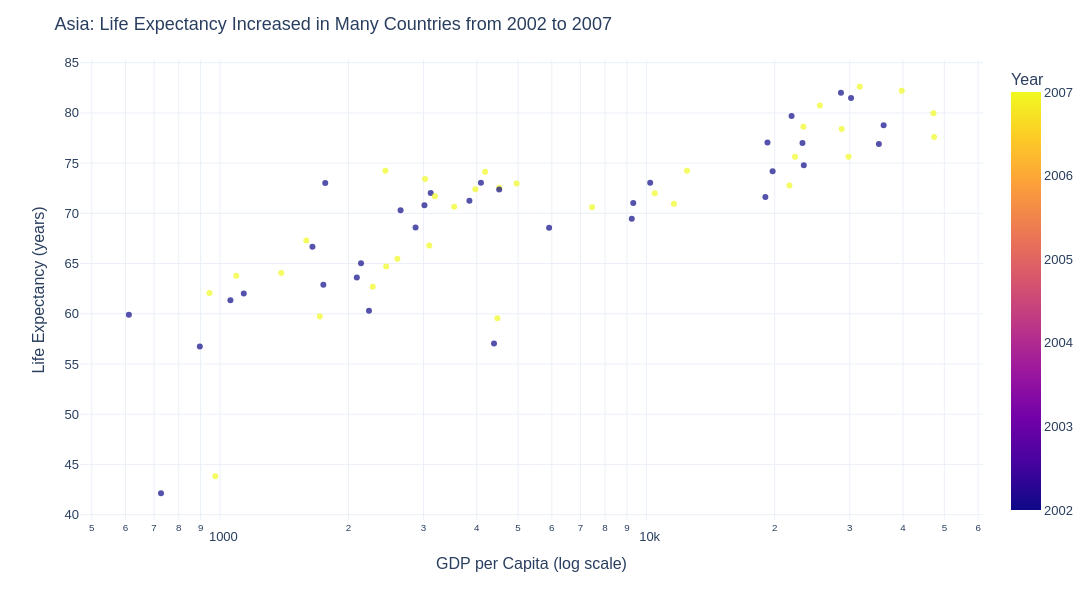

Write notebook code for a chart like this one.
### Markdown cell above
## Task 1 — Scatter: life expectancy change over time

**What to build:** A scatter showing **GDP per capita vs life expectancy** for **two years** (2002 and 2007) to show how both moved — use **colour for year** (just 2 colours), **one continent only**.

Choose any continent except Africa (that was the example). Highlight the change direction.

> 💡 Filter: `df.loc[df['continent'] == 'YOUR_CHOICE']` then filter years

### Code cell
# Task 1
# YOUR CODE HERE

asia = df[(df['continent'] == 'Asia') & 
          (df['year'].isin([2002, 2007]))]

fig = px.scatter(
    data_frame=asia,
    x='gdpPercap',
    y='lifeExp',
    color='year',
    hover_name='country',
    log_x=True,
    color_discrete_map={2002: '#9ECAE1', 2007: '#D62728'},
    labels={
        'gdpPercap': 'GDP per Capita (log scale)',
        'lifeExp': 'Life Expectancy (years)',
        'year': 'Year'
    },
    template='plotly_white',
    opacity=0.7
)

fig.update_layout(
    title='Asia: Life Expectancy Increased in Many Countries from 2002 to 2007',
    font=dict(family='Arial', size=13),
    height=600,
    width=1100
)

fig.show()

### Figure 1 — Plotly figure (JSON) as saved in the notebook; plotly's stock layout.template omitted (floating-point values rounded to 4 significant figures)
{"data": [{"hovertemplate": "<b>%{hovertext}</b><br><br>GDP per Capita (log scale)=%{x}<br>Life Expectancy (years)=%{y}<br>Year=%{marker.color}<extra></extra>", "hovertext": ["Afghanistan", "Afghanistan", "Bahrain", "Bahrain", "Bangladesh", "Bangladesh", "Cambodia", "Cambodia", "China", "China", "Hong Kong, China", "Hong Kong, China", "India", "India", "Indonesia", "Indonesia", "Iran", "Iran", "Iraq", "Iraq", "Israel", "Israel", "Japan", "Japan", "Jordan", "Jordan", "Korea, Dem. Rep.", "Korea, Dem. Rep.", "Korea, Rep.", "Korea, Rep.", "Kuwait", "Kuwait", "Lebanon", "Lebanon", "Malaysia", "Malaysia", "Mongolia", "Mongolia", "Myanmar", "Myanmar", "Nepal", "Nepal", "Oman", "Oman", "Pakistan", "Pakistan", "Philippines", "Philippines", "Saudi Arabia", "Saudi Arabia", "Singapore", "Singapore", "Sri Lanka", "Sri Lanka", "Syria", "Syria", "Taiwan", "Taiwan", "Thailand", "Thailand", "Vietnam", "Vietnam", "West Bank and Gaza", "West Bank and Gaza", "Yemen, Rep.", "Yemen, Rep."], "legendgroup": "", "marker": {"color": [2002, 2007, 2002, 2007, 2002, 2007, 2002, 2007, 2002, 2007, 2002, 2007, 2002, 2007, 2002, 2007, 2002, 2007, 2002, 2007, 2002, 2007, 2002, 2007, 2002, 2007, 2002, 2007, 2002, 2007, 2002, 2007, 2002, 2007, 2002, 2007, 2002, 2007, 2002, 2007, 2002, 2007, 2002, 2007, 2002, 2007, 2002, 2007, 2002, 2007, 2002, 2007, 2002, 2007, 2002, 2007, 2002, 2007, 2002, 2007, 2002, 2007, 2002, 2007, 2002, 2007], "coloraxis": "coloraxis", "opacity": 0.7, "symbol": "circle"}, "mode": "markers", "name": "", "orientation": "v", "showlegend": false, "type": "scatter", "x": [726.7, 974.6, 23400.0, 29800.0, 1136.0, 1391.0, 896.2, 1714.0, 3119.0, 4959.0, 30210.0, 39720.0, 1747.0, 2452.0, 2874.0, 3541.0, 9241.0, 11610.0, 4391.0, 4471.0, 21910.0, 25520.0, 28600.0, 31660.0, 3845.0, 4519.0, 1647.0, 1593.0, 19230.0, 23350.0, 35110.0, 47310.0, 9314.0, 10460.0, 10210.0, 12450.0, 2141.0, 3096.0, 611.0, 944.0, 1057.0, 1091.0, 19770.0, 22320.0, 2093.0, 2606.0, 2651.0, 3190.0, 19010.0, 21650.0, 36020.0, 47140.0, 3015.0, 3970.0, 4091.0, 4185.0, 23240.0, 28720.0, 5913.0, 7458.0, 1764.0, 2442.0, 4515.0, 3025.0, 2235.0, 2281.0], "xaxis": "x", "y": [42.13, 43.83, 74.8, 75.64, 62.01, 64.06, 56.75, 59.72, 72.03, 72.96, 81.5, 82.21, 62.88, 64.7, 68.59, 70.65, 69.45, 70.96, 57.05, 59.55, 79.7, 80.75, 82.0, 82.6, 71.26, 72.53, 66.66, 67.3, 77.05, 78.62, 76.9, 77.59, 71.03, 71.99, 73.04, 74.24, 65.03, 66.8, 59.91, 62.07, 61.34, 63.78, 74.19, 75.64, 63.61, 65.48, 70.3, 71.69, 71.63, 72.78, 78.77, 79.97, 70.81, 72.4, 73.05, 74.14, 76.99, 78.4, 68.56, 70.62, 73.02, 74.25, 72.37, 73.42, 60.31, 62.7], "yaxis": "y"}], "layout": {"coloraxis": {"colorbar": {"title": {"text": "Year"}}, "colorscale": [[0, "#0d0887"], [0.1111, "#46039f"], [0.2222, "#7201a8"], [0.3333, "#9c179e"], [0.4444, "#bd3786"], [0.5556, "#d8576b"], [0.6667, "#ed7953"], [0.7778, "#fb9f3a"], [0.8889, "#fdca26"], [1, "#f0f921"]]}, "font": {"family": "Arial", "size": 13}, "height": 600, "legend": {"tracegroupgap": 0}, "margin": {"t": 60}, "title": {"text": "Asia: Life Expectancy Increased in Many Countries from 2002 to 2007"}, "width": 1100, "xaxis": {"anchor": "y", "domain": [0, 1], "title": {"text": "GDP per Capita (log scale)"}, "type": "log"}, "yaxis": {"anchor": "x", "domain": [0, 1], "title": {"text": "Life Expectancy (years)"}}}}
